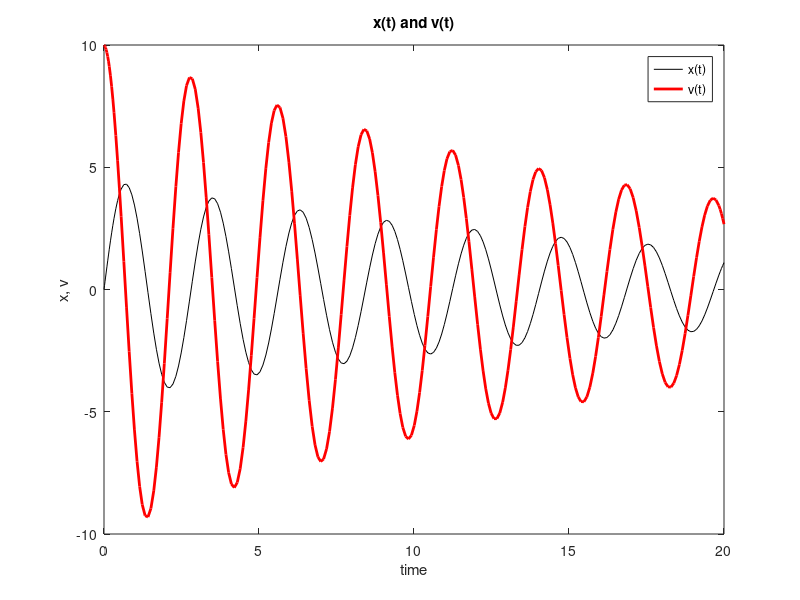

MATLAB code for this plot: (Note: this script raises an error after producing the figure.)
% SHo with dumping
% k = 5; 
% m = 1;
% a = 0.1;
forcefun = @(t) 0;

odefun = @(t,x,k,m,a,ft) [x(2);-a/m*x(2)-k/m*x(1)+ft(t)/m];

k = 5; m = 1; a=0.1;
tspan = [0 20];
x0 = [0;10];
[T,Y] = ode45(@(t,x) odefun(t,x,k,m,a,forcefun),tspan, x0);

xt = Y(:,1); vt = Y(:,2);
figure;
  plot(T,xt,'k-',T,vt,'r-','LineWidth',2);
  xlabel('time');
  ylabel('x, v');
  title('x(t) and v(t)');
  legend('x(t)','v(t)','location','best');
  
%% 
forcefun2 = @(t) 10*stepfun(t,5);
odefun = @(t,x,k,m,a,ft) [x(2);-a/m*x(2)-k/m*x(1)+ft(t)/m];

k = 5; m = 1; a=0.1;
tspan = [0 20];
x0 = [0;10];
[T2,Y2] = ode45(@(t,x) odefun(t,x,k,m,a,forcefun2),tspan, x0);

ftt = forcefun2(T2);
xt2 = Y2(:,1); vt2 = Y2(:,2);
figure;
  plot(T2,xt2,'k-',T2,vt2,'r-','LineWidth',2);
  hold on; 
  plot(T2, ftt, 'g-','LineWidth',2);
  xlabel('time');
  ylabel('x, v');
  title('x(t) and v(t)');
  legend('x(t)','v(t)','location','best');

